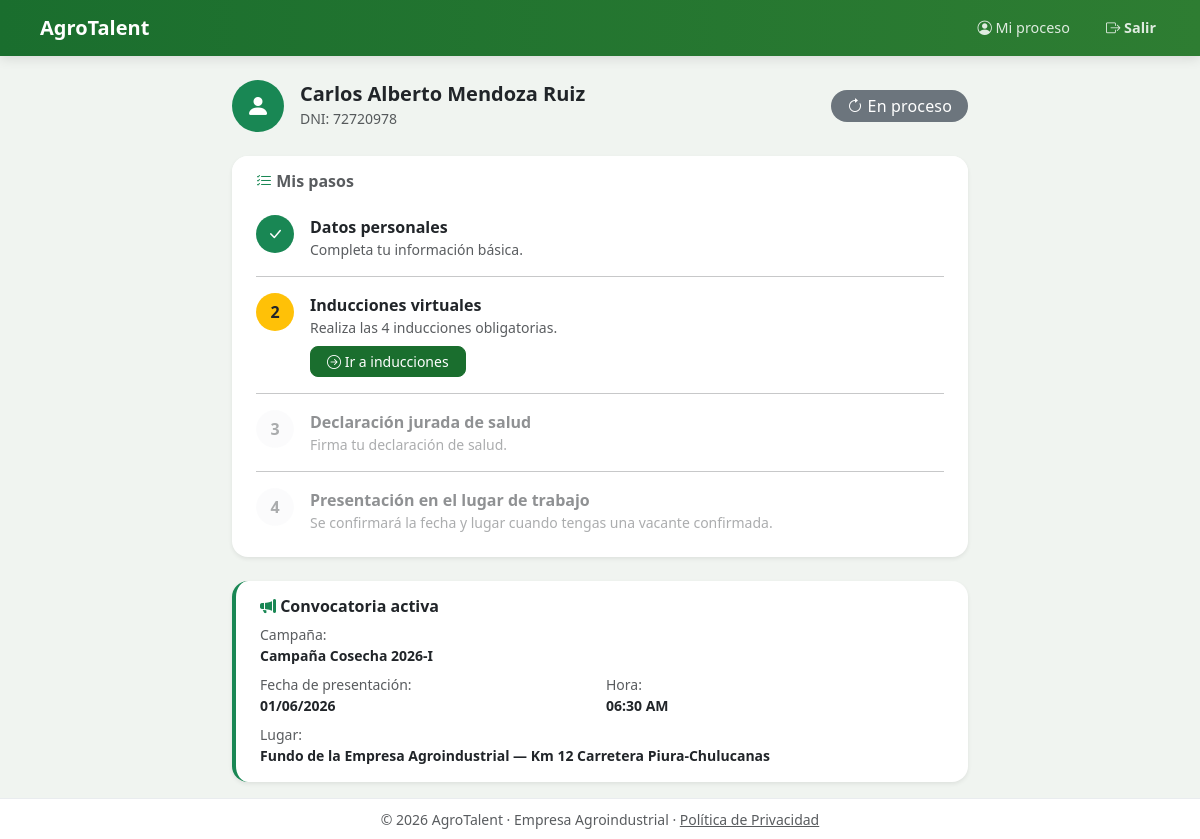
Page /postulante/dashboard (signed in) on the committed database.
### models.py (models this page shows, shortened)
class Usuario(UserMixin, db.Model):
    __tablename__ = 'usuarios'
    id = db.Column(db.Integer, primary_key=True)
    dni = db.Column(db.String(8), unique=True, nullable=False)
    nombres = db.Column(db.String(100))          # capturado en registro
    apellidos = db.Column(db.String(100))
    celular = db.Column(db.String(15), nullable=False)
    correo = db.Column(db.String(120), unique=True, nullable=True)  # staff
    password_hash = db.Column(db.String(255), nullable=False)
    rol = db.Column(db.String(20), nullable=False)   # postulante | rrhh | medico
    verificado = db.Column(db.Boolean, default=False)
    otp_code = db.Column(db.String(6), nullable=True)
    otp_expira = db.Column(db.DateTime, nullable=True)
    intentos_fallidos = db.Column(db.Integer, default=0)
    bloqueado_hasta = db.Column(db.DateTime, nullable=True)
    activo = db.Column(db.Boolean, default=True)
    cargo = db.Column(db.String(100), nullable=True)
    password_temporal = db.Column(db.Boolean, default=False)
    es_jefe = db.Column(db.Boolean, default=False)
    creado_en = db.Column(db.DateTime, default=datetime.utcnow)
    postulante = db.relationship('Postulante', backref='usuario', uselist=False)

class Convocatoria(db.Model):
    __tablename__ = 'convocatorias'
    id = db.Column(db.Integer, primary_key=True)
    nombre = db.Column(db.String(100), nullable=False)
    fecha_apertura = db.Column(db.DateTime, nullable=False)
    fecha_cierre = db.Column(db.DateTime, nullable=False)
    fecha_presentacion = db.Column(db.Date, nullable=False)
    hora_presentacion = db.Column(db.String(10), nullable=False)
    lugar_presentacion = db.Column(db.String(200), nullable=False)
    activa = db.Column(db.Boolean, default=True)
    cerrada_manualmente = db.Column(db.Boolean, default=False)
    creado_en = db.Column(db.DateTime, default=datetime.utcnow)
    puestos = db.relationship('PuestoConvocatoria', backref='convocatoria', lazy=True)

### app.py (the view)
@app.route('/postulante/dashboard')
@login_required
@rol_requerido('postulante')
def postulante_dashboard():
    p = current_user.postulante
    inducciones = Induccion.query.order_by(Induccion.orden).all()
    avances = {a.induccion_id: a for a in p.inducciones}
    conv = convocatoria_activa()
    return render_template('postulante/dashboard.html',
                           postulante=p, inducciones=inducciones,
                           avances=avances, conv=conv)

### app.py (called while the page is built)
@login_manager.user_loader
def load_user(uid):
    return db.session.get(Usuario, int(uid))

@app.template_filter('hora_ampm')
def hora_ampm(valor):
    try:
        from datetime import datetime as dt
        t = dt.strptime(str(valor), '%H:%M')
        return t.strftime('%I:%M %p')
    except Exception:
        return valor

def rol_requerido(*roles):
    def decorator(f):
        @wraps(f)
        def wrapped(*args, **kwargs):
            if not current_user.is_authenticated or current_user.rol not in roles:
                flash('Acceso restringido.', 'danger')
                return redirect(url_for('login'))
            return f(*args, **kwargs)
        return wrapped
    return decorator

def convocatoria_activa():
    return Convocatoria.query.filter_by(activa=True).first()

### models.py (called while the page is built)
    @property
    def nombres(self):
        return self.usuario.nombres if self.usuario else None

    @property
    def apellidos(self):
        return self.usuario.apellidos if self.usuario else None

### templates/postulante/dashboard.html (shortened to what this page needs)
{% extends "base.html" %}
{% block content %}
{% set estado = postulante.estado_proceso %}
<div class="row justify-content-center">
  <div class="col-12 col-lg-8">
    <div class="d-flex align-items-center gap-3 mb-4">
      <div class="d-flex align-items-center justify-content-center rounded-circle bg-success text-white flex-shrink-0"
           style="width:52px;height:52px;font-size:1.5rem">
        <i class="bi bi-person-fill"></i>
      </div>
      <div>
        <h5 class="fw-bold mb-0">{{ postulante.nombres or 'Bienvenido/a' }} {{ postulante.apellidos or '' }}</h5>
        <small class="text-muted">DNI: {{ current_user.dni }}</small>
      </div>
      <div class="ms-auto">
        {% if estado == 'seleccionado' %}
          <span class="badge bg-success fs-6 px-3 py-2 rounded-pill"><i class="bi bi-check-circle-fill"></i> Seleccionado</span>
        {% elif estado == 'incorporado' %}
          <span class="badge bg-primary fs-6 px-3 py-2 rounded-pill"><i class="bi bi-star-fill"></i> Incorporado</span>
        {% elif estado == 'no_apto' %}
          <span class="badge bg-danger fs-6 px-3 py-2 rounded-pill"><i class="bi bi-x-circle-fill"></i> No apto</span>
        {% elif estado == 'no_se_presento' %}
          <span class="badge bg-secondary fs-6 px-3 py-2 rounded-pill"><i class="bi bi-dash-circle-fill"></i> No se presentó</span>
        {% elif estado == 'lista_espera' %}
          <span class="badge bg-warning text-dark fs-6 px-3 py-2 rounded-pill"><i class="bi bi-hourglass"></i> Lista de espera</span>
        {% elif estado == 'cita_programada' %}
          <span class="badge bg-info text-dark fs-6 px-3 py-2 rounded-pill"><i class="bi bi-calendar-check"></i> Cita programada</span>
        {% else %}
          <span class="badge bg-secondary fs-6 px-3 py-2 rounded-pill"><i class="bi bi-arrow-clockwise"></i> En proceso</span>
        {% endif %}
      </div>
    </div>
    <div class="card border-0 shadow-sm rounded-4 mb-4">
      <div class="card-header border-0 bg-white rounded-top-4 pt-3 pb-0 px-4">
        <h6 class="fw-bold text-muted mb-0"><i class="bi bi-list-check text-success"></i> Mis pasos</h6>
      </div>
      <div class="card-body px-4 pb-4">
        {% set paso1_ok = postulante.datos_completos %}
        {% set paso2_ok = estado not in ['registrado', 'en_proceso'] or (estado == 'en_proceso' and postulante.inducciones | selectattr('aprobado') | list | length == 4) %}
        {% set paso3_ok = postulante.declaracion is not none %}
        {% set paso4_ok = postulante.validado_en_fundo %}
        <div class="d-flex gap-3 mb-3 align-items-start pt-2">
          <div class="flex-shrink-0 d-flex align-items-center justify-content-center rounded-circle fw-bold
            {% if paso1_ok %}bg-success text-white{% elif not paso1_ok %}bg-warning text-dark{% else %}bg-light text-muted{% endif %}"
            style="width:38px;height:38px">
            {% if paso1_ok %}<i class="bi bi-check-lg"></i>{% else %}1{% endif %}
          </div>
          <div class="flex-grow-1">
            <div class="fw-semibold">Datos personales</div>
            <div class="text-muted small">Completa tu información básica.</div>
          </div>
        </div>
        <hr class="my-2">
        <div class="d-flex gap-3 mb-3 align-items-start pt-2 {% if not paso1_ok %}opacity-50{% endif %}">
          <div class="flex-shrink-0 d-flex align-items-center justify-content-center rounded-circle fw-bold
            {% if paso2_ok %}bg-success text-white{% elif paso1_ok %}bg-warning text-dark{% else %}bg-light text-muted{% endif %}"
            style="width:38px;height:38px">
            {% if paso2_ok %}<i class="bi bi-check-lg"></i>{% else %}2{% endif %}
          </div>
          <div class="flex-grow-1">
            <div class="fw-semibold">Inducciones virtuales</div>
            <div class="text-muted small">Realiza las 4 inducciones obligatorias.</div>
            {% if paso1_ok and not paso2_ok %}
            <a href="{{ url_for('postulante_inducciones') }}" class="btn btn-success btn-sm mt-2 px-3 rounded-3">
              <i class="bi bi-arrow-right-circle"></i> Ir a inducciones
            </a>
            {% endif %}
          </div>
        </div>
        <hr class="my-2">
        <div class="d-flex gap-3 mb-3 align-items-start pt-2 {% if not paso2_ok %}opacity-50{% endif %}">
          <div class="flex-shrink-0 d-flex align-items-center justify-content-center rounded-circle fw-bold
            {% if paso3_ok %}bg-success text-white{% elif paso2_ok %}bg-warning text-dark{% else %}bg-light text-muted{% endif %}"
            style="width:38px;height:38px">
            {% if paso3_ok %}<i class="bi bi-check-lg"></i>{% else %}3{% endif %}
          </div>
          <div class="flex-grow-1">
            <div class="fw-semibold">Declaración jurada de salud</div>
            <div class="text-muted small">Firma tu declaración de salud.</div>
          </div>
        </div>
        <hr class="my-2">
        <div class="d-flex gap-3 align-items-start pt-2 {% if not paso3_ok %}opacity-50{% endif %}">
          <div class="flex-shrink-0 d-flex align-items-center justify-content-center rounded-circle fw-bold
            {% if paso4_ok %}bg-success text-white{% else %}bg-light text-muted{% endif %}"
            style="width:38px;height:38px">
            {% if paso4_ok %}<i class="bi bi-check-lg"></i>{% else %}4{% endif %}
          </div>
          <div class="flex-grow-1">
            <div class="fw-semibold">Presentación en el lugar de trabajo</div>
            {% if paso4_ok %}
            <div class="text-muted small">Tu DNI fue validado en el ingreso.</div>
            {% else %}
            <div class="text-muted small">Se confirmará la fecha y lugar cuando tengas una vacante confirmada.</div>
            {% endif %}
          </div>
        </div>
      </div>
    </div>
    {% if conv %}
    <div class="card border-0 shadow-sm rounded-4 border-start border-4 border-success">
      <div class="card-body px-4 py-3">
        <h6 class="fw-bold mb-2"><i class="bi bi-megaphone-fill text-success"></i> Convocatoria activa</h6>
        <div class="row g-2 small">
          <div class="col-12"><span class="text-muted">Campaña:</span><br><strong>{{ conv.nombre }}</strong></div>
          <div class="col-6"><span class="text-muted">Fecha de presentación:</span><br>
            <strong>{{ conv.fecha_presentacion.strftime('%d/%m/%Y') }}</strong></div>
          <div class="col-6"><span class="text-muted">Hora:</span><br><strong>{{ conv.hora_presentacion | hora_ampm }}</strong></div>
          <div class="col-12"><span class="text-muted">Lugar:</span><br><strong>{{ conv.lugar_presentacion }}</strong></div>
        </div>
      </div>
    </div>
    {% endif %}
  </div>
</div>
{% endblock %}

### static/css/main.css (style rules this page uses)
:root { --verde: #1a6e2e; --verde-medio: #28a745; --verde-claro: #e8f5e9; --amarillo: #f5c518; --gris: #f8f9fa; --texto: #212529; --muted: #6c757d; }
body { font-family: 'Segoe UI', system-ui, sans-serif; background-color: #f0f4f0; color: var(--texto); min-height: 100vh; display: flex; flex-direction: column; }
.card { transition: box-shadow .15s; }
.btn-success { background-color: var(--verde); border-color: var(--verde); }
.badge { font-weight: 500; letter-spacing: .01em; }

### rows in the picture
Usuario: nombres "Carlos Alberto", apellidos "Mendoza Ruiz", dni "72720978"
Convocatoria: nombre "Campaña Cosecha 2026-I", fecha_presentacion "01/06/2026", hora_presentacion|hora_ampm "06:30 AM", lugar_presentacion "Fundo de la Empresa Agroindustrial — Km 12 Carretera Piura-Chulucanas"
